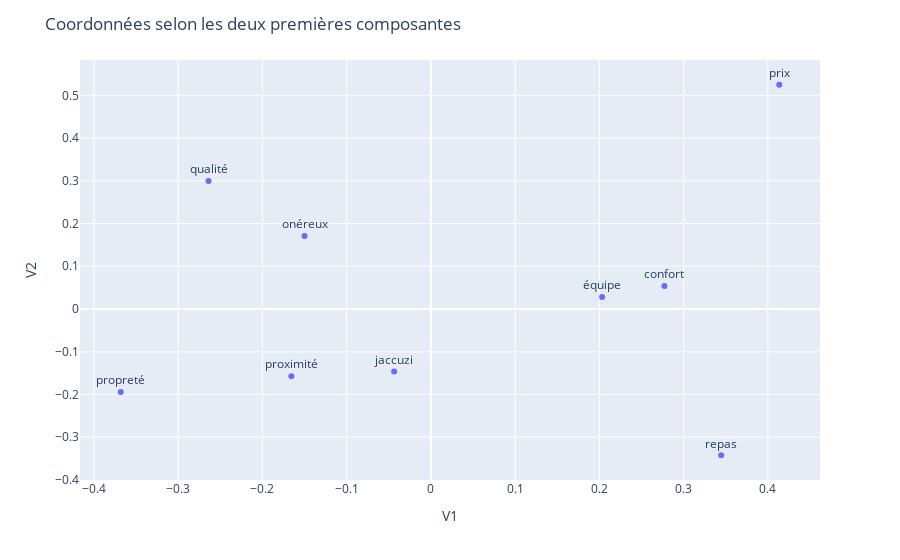

The notebook cell this image was saved under:
### Code cell
fig = px.scatter(dfListe, x="V1", y="V2",text='index')
fig.update_traces(textposition='top center')
fig.update_layout(title_text='Coordonnées selon les deux premières composantes')
fig.show()

### Figure 1 — Plotly figure (JSON) as saved in the notebook; plotly's stock layout.template omitted (floating-point values rounded to 4 significant figures)
{"data": [{"hovertemplate": "V1=%{x}<br>V2=%{y}<br>index=%{text}<extra></extra>", "legendgroup": "", "marker": {"color": "#636efa", "symbol": "circle"}, "mode": "markers+text", "name": "", "orientation": "v", "showlegend": false, "text": ["jaccuzi", "repas", "équipe", "prix", "proximité", "propreté", "confort", "qualité", "onéreux"], "textposition": "top center", "type": "scatter", "x": [-0.04366, 0.3446, 0.2032, 0.4135, -0.1656, -0.3682, 0.2772, -0.2639, -0.15], "xaxis": "x", "y": [-0.1464, -0.3422, 0.02787, 0.5249, -0.1571, -0.1943, 0.05394, 0.2994, 0.171], "yaxis": "y"}], "layout": {"legend": {"tracegroupgap": 0}, "margin": {"t": 60}, "title": {"text": "Coordonnées selon les deux premières composantes"}, "xaxis": {"anchor": "y", "domain": [0, 1], "title": {"text": "V1"}}, "yaxis": {"anchor": "x", "domain": [0, 1], "title": {"text": "V2"}}}}
